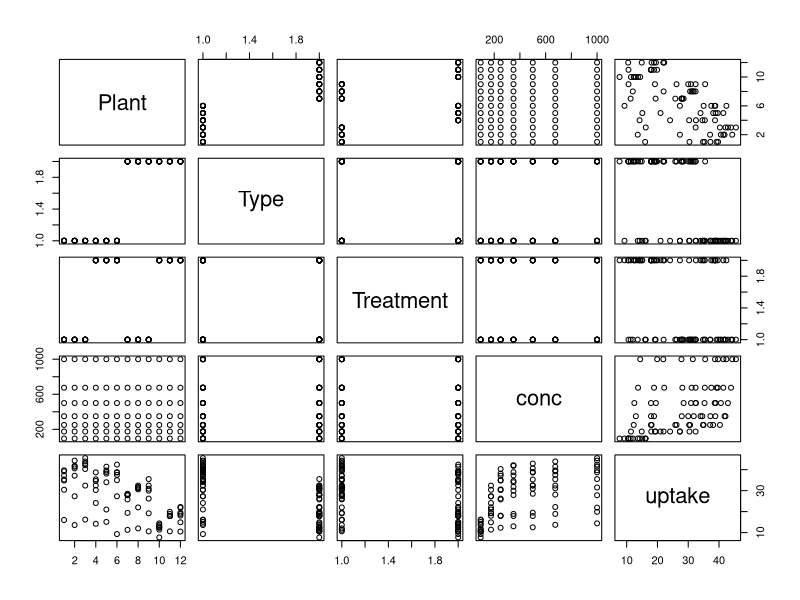
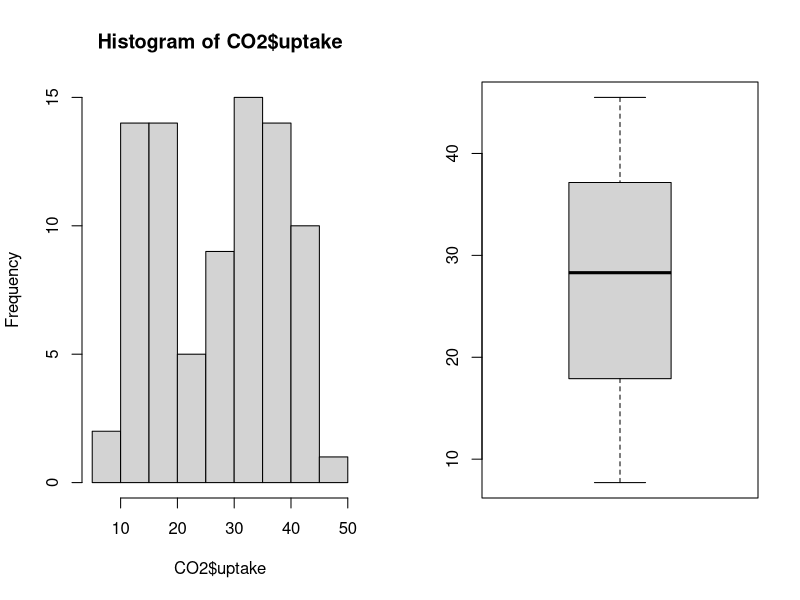
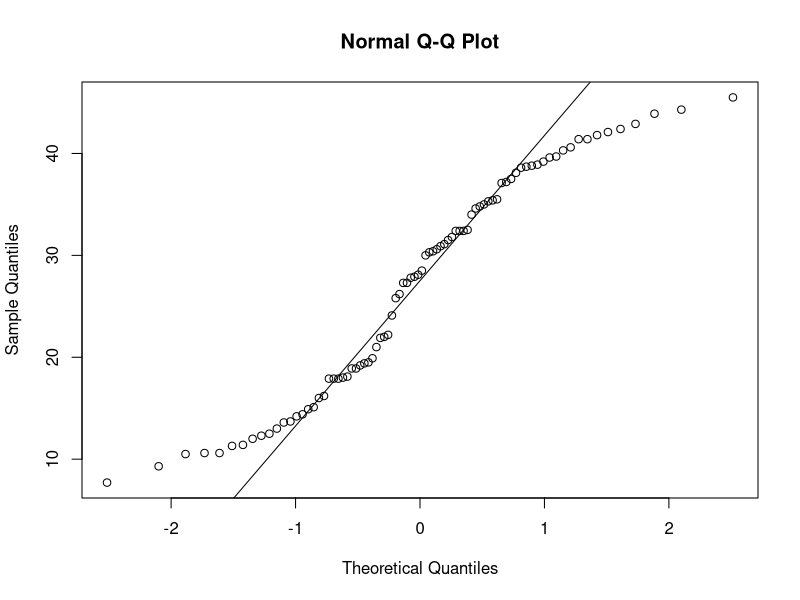
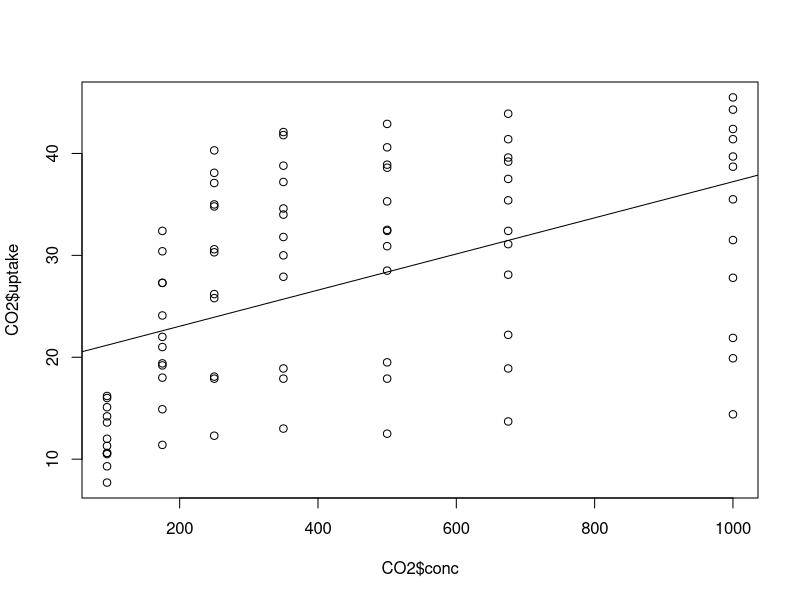

The R script that drew these images, in order:
## ---- chunk 1
knitr::opts_chunk$set(echo=TRUE, fig.path="imgs/CO2_EDA/",
                      fig.width=6, fig.height=4,
                      fig.show='hold', fig.align='center')
options(width=100)
## ---- chunk 2
?CO2
## ---- chunk 3
str(CO2)
## ---- chunk 4
summary(CO2)
## ---- chunk 5
plot(CO2)
## ---- chunk 6
par(mfrow=c(1,2))
hist(CO2$uptake)
boxplot(CO2$uptake)
par(mfrow=c(1,1))
## ---- chunk 7
qqnorm(CO2$uptake)
qqline(CO2$uptake)
## ---- chunk 8
shapiro.test(CO2$uptake)
## ---- chunk 9
plot(CO2$conc, CO2$uptake)
abline(lm(uptake~conc, CO2))
